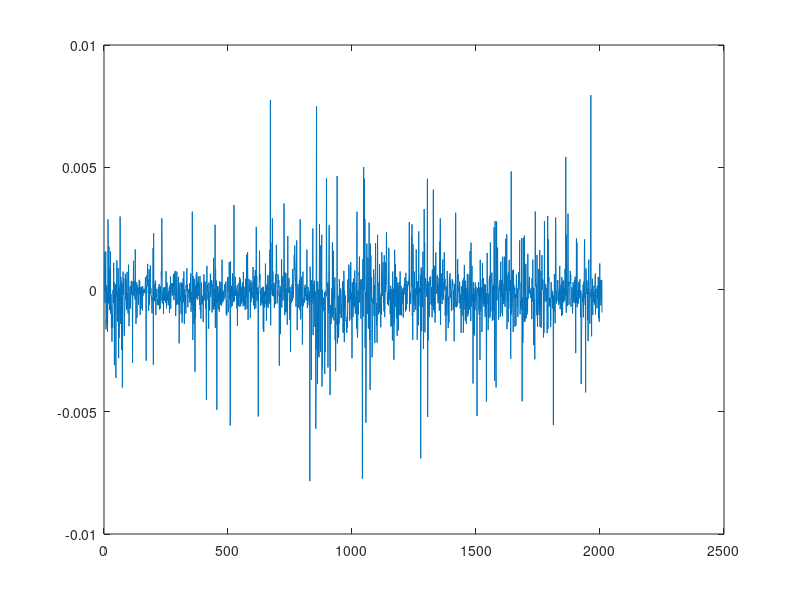

MATLAB code for this plot: (Note: this script raises an error after producing the figure.)
clear
load compEx1data.mat

%calculate the image points mean and std
xy1mean = mean(x{1}(1:2,:),2);
xy1std = std(x{1}(1:2,:),0,2);
xy2mean = mean(x{2}(1:2,:),2);
xy2std = std(x{2}(1:2,:),0,2);

%find N matrixes
N1 = [1/xy1std(1) 0 -1/xy1std(1)*xy1mean(1); 0 1/xy1std(2) -1/xy1std(2)*xy1mean(2); 0 0 1];
N2 = [1/xy2std(1) 0 -1/xy2std(1)*xy2mean(1); 0 1/xy2std(2) -1/xy2std(2)*xy2mean(2); 0 0 1];
%normalize the image points
nx1 = N1*x{1};
nx2 = N2*x{2};

[m, kx] = size(x{1});

M=[];
%Create the 8-point M-matrix
for col=1:kx
    xx = nx2(:,col)*nx1(:,col)';
    M(col,:) = xx(:)';
end
M(1,:)
[U,S,V] = svd(M);



%since not zero we ensure that it is
solu = V(:,end);
Fn = reshape(solu, [3 3])
detFnBefore = det(Fn)
[U,S,V] = svd(Fn);
S(3,end)=0;
Fn = U*S*transpose(V)

%Check so min singular value and ||Mv|| is close to zero
eigen = transpose(S)*S;
mineigen = min(eigen(eigen>0))
solu = V(:,end);
normFn = norm(Fn*solu)

%Check so x2T*F*x1 is roughly zero
detFnAfter = det(Fn)
plot(diag(nx2'*Fn*nx1));

%Compute unnormalized F-matrix using formula from exer3
F = transpose(N2)*Fn*N1;
plot(diag(x{2}'*F*x{1}));
l = F*x{1};
l = l./sqrt(repmat(l(1 ,:).^2 + l(2 ,:).^2 ,[3 1]));
%%
perm = randperm(20);
im = imread('kronan2.JPG');
imagesc(im)
hold on
rital(l(:,perm(1:20)),'b-')
plot(x{2}(1,perm(1:20)), x{2}(2,perm(1:20)),'r*')
%%
hist(abs(sum(l.*x{2})) ,100);
meanDistance = mean(abs(sum(l.*x{2})))
F = F./F(3,3)
save('FundalMatrix.mat','F','N1','N2');